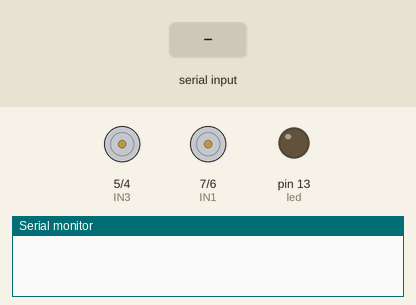
A sketch run on a simulated Arduino Uno, built with avr-gcc and run on an emulated ATmega328P. On the bench: motor-driver pin pairs drawn as motors (green arrow = first pin HIGH = forward, orange = second pin HIGH = backward, longer = more drive), output pins drawn as LEDs (lit = HIGH), the last lines printed to the serial monitor. The test bench sets the inputs (shaded band).

Above: at 1.2 s.
1.3 s: "F" received over Serial
At 1.7 s:
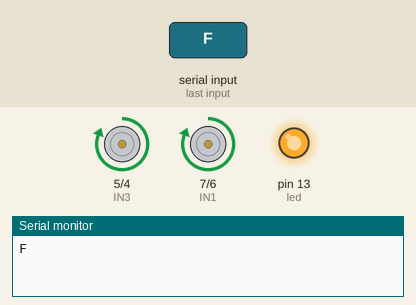
2.8 s: "L" received over Serial
At 4.0 s:
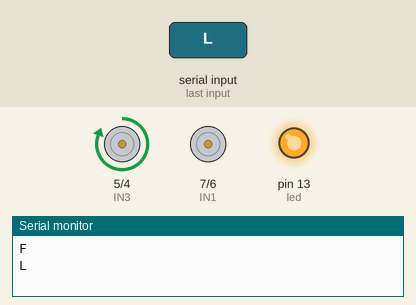
4.3 s: "B" received over Serial
At 5.2 s:
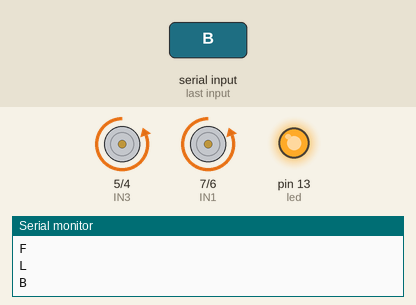
5.8 s: "R" received over Serial
At 6.3 s:
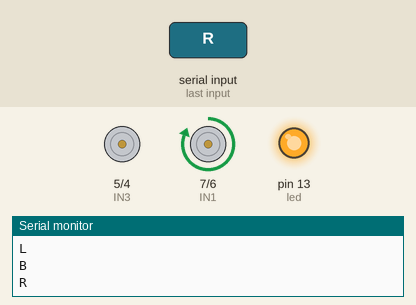
Timing chart, 0 to 8.3 s (numbered marks = the images above; inputs shaded):
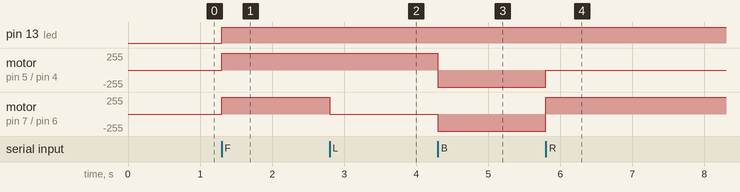

Measured:
- after the input at 1.3 s, pin 13 (led): LOW → HIGH at once; motor on pin 5 (IN3) / pin 4 (IN4), motor on pin 7 (IN1) / pin 6 (IN2): stopped → forward 255/255 at once
- after the input at 2.8 s, motor on pin 7 (IN1) / pin 6 (IN2): forward 255/255 → stopped at once
- after the input at 4.3 s, motor on pin 5 (IN3) / pin 4 (IN4): forward 255/255 → backward 255/255 at once; motor on pin 7 (IN1) / pin 6 (IN2): stopped → backward 255/255 at once
- after the input at 5.8 s, motor on pin 5 (IN3) / pin 4 (IN4): backward 255/255 → stopped at once; motor on pin 7 (IN1) / pin 6 (IN2): backward 255/255 → forward 255/255 at once

The sketch:

RobotReceiver.ino
```cpp
// Bluetooth HC-05 Connections
// HC-05 TX pin to Arduino RX pin (connects to pin 0 on most Arduino boards)
// HC-05 RX pin to Arduino TX pin (connects to pin 1 on most Arduino boards)
// HC-05 VCC pin to Arduino 5V
// HC-05 GND pin to Arduino GND

// L298N Motor Driver Connections ->ENA to 5V, ENB to 5V
// 12V, 5V, GND
#define IN1 7 // Right Motor FWD
#define IN2 6 // Right Motor BCK
#define IN3 5 // Left Motor FWD
#define IN4 4 // Left Motor BCK

// LED Indicator Pin
#define led 13

void setup() {
  // Initialize serial communication for debugging
  Serial.begin(9600);

  // Set up pins for motor control and LED indicator
  pinMode(led, OUTPUT);
  pinMode(IN1, OUTPUT);
  pinMode(IN2, OUTPUT);
  pinMode(IN3, OUTPUT);
  pinMode(IN4, OUTPUT);
}

void loop() {
  // Check if there is data available from Bluetooth
  if (Serial.available()) {
    // Read the received character
    char val = Serial.read();

    // Perform actions based on the received character
    if (val == 'F') {
      // Forward movement
      digitalWrite(led, HIGH); // Turn on LED indicator
      Serial.println("F");
      carForward();
    }
    else if (val == 'L') {
      // Left movement
      digitalWrite(led, HIGH);
      Serial.println("L");
      carLeft();
    }
    else if (val == 'B') {
      // Backward movement
      digitalWrite(led, HIGH);
      Serial.println("B");
      carBackward();
    }
    else if (val == 'R') {
      // Right movement
      digitalWrite(led, HIGH);
      Serial.println("R");
      carRight();
    }
    else if (val == 'S') {
      // Stop movement
      digitalWrite(led, LOW); // Turn off LED indicator
      Serial.println("S");
      carStop();
    }
  }
}

// Motor movement functions

void carForward() {
  // Set motor control pins for forward movement
  digitalWrite(IN1, HIGH);
  digitalWrite(IN2, LOW);
  digitalWrite(IN3, HIGH);
  digitalWrite(IN4, LOW);
}

void carBackward() {
  // Set motor control pins for backward movement
  digitalWrite(IN1, LOW);
  digitalWrite(IN2, HIGH);
  digitalWrite(IN3, LOW);
  digitalWrite(IN4, HIGH);
}

void carLeft() {
  // Set motor control pins for left movement
  digitalWrite(IN1, LOW);
  digitalWrite(IN2, LOW);
  digitalWrite(IN3, HIGH);
  digitalWrite(IN4, LOW);
}

void carRight() {
  // Set motor control pins for right movement
  digitalWrite(IN1, HIGH);
  digitalWrite(IN2, LOW);
  digitalWrite(IN3, LOW);
  digitalWrite(IN4, LOW);
}

void carStop() {
  // Stop the motors
  digitalWrite(IN1, LOW);
  digitalWrite(IN2, LOW);
  digitalWrite(IN3, LOW);
  digitalWrite(IN4, LOW);
}
```
